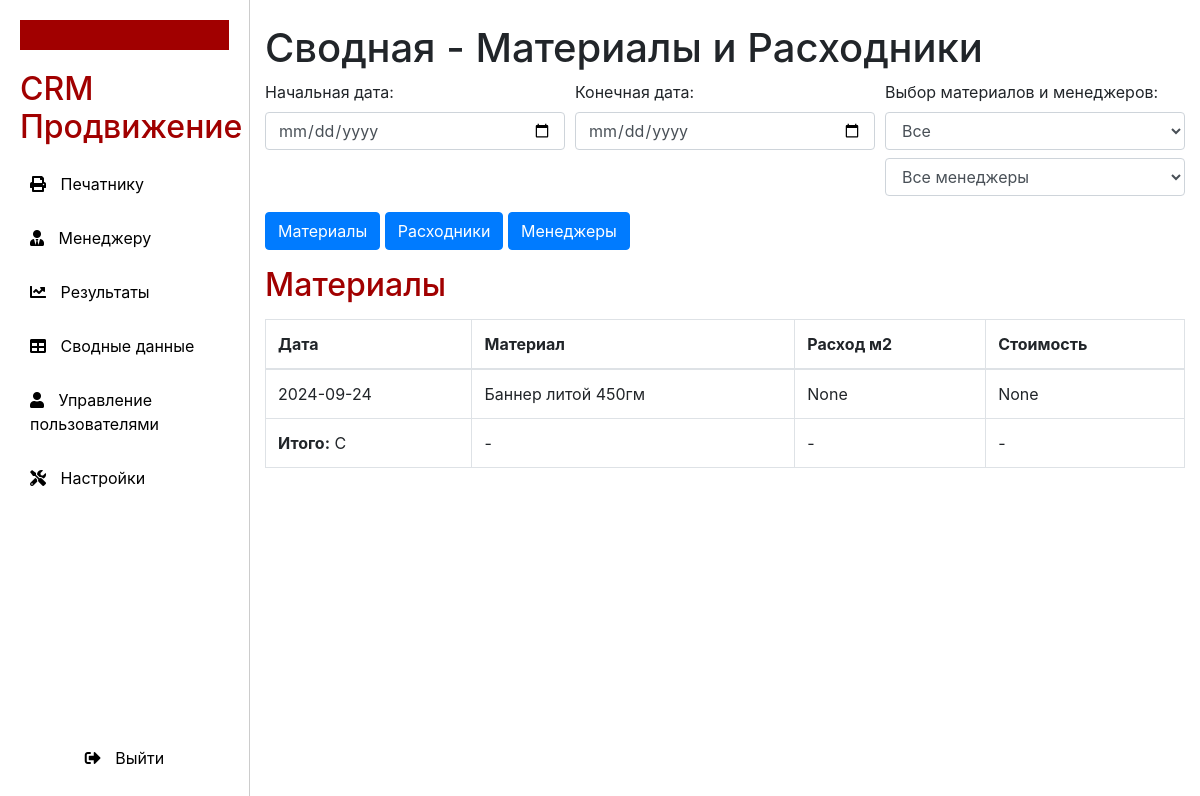
The app's page /summary (signed in), older data.
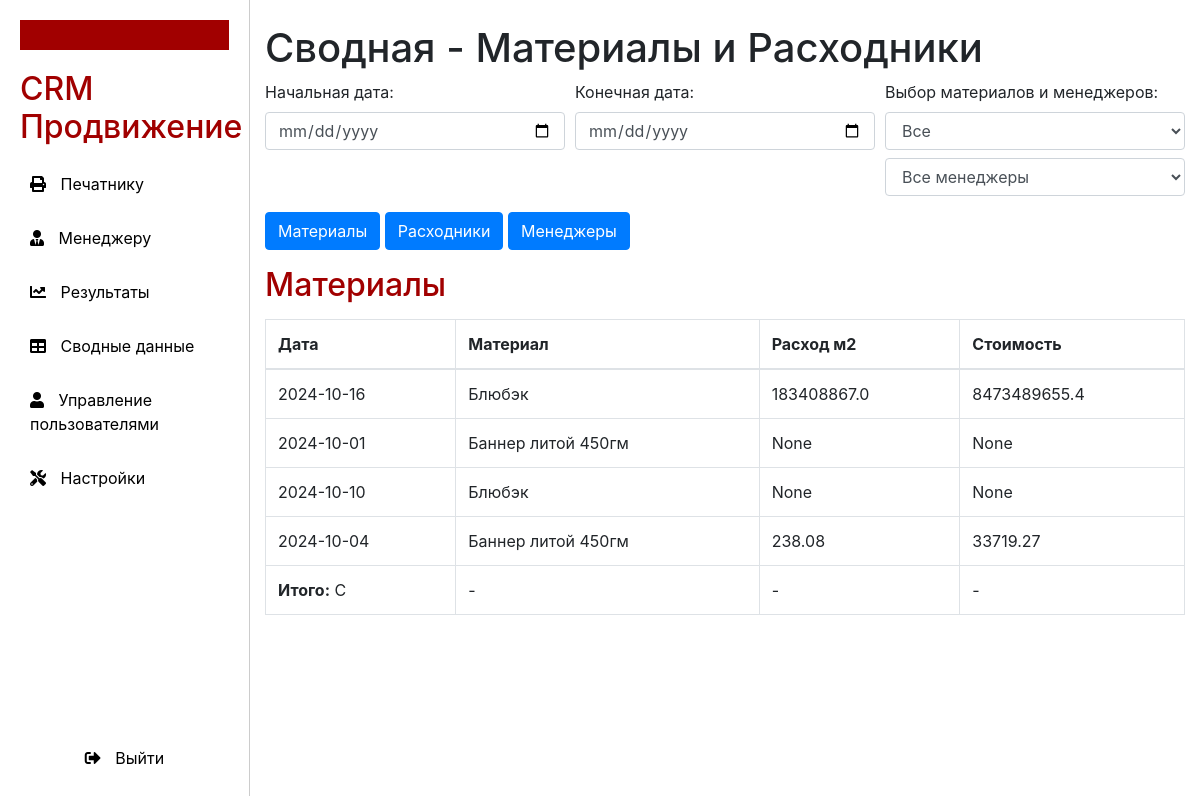
The same page, newer data.
### models.py (models this page shows)
class Order(Base):
    __tablename__ = 'orders'
    id = Column(Integer, primary_key=True, autoincrement=True)
    task_number = Column(Integer, nullable=False)
    date = Column(Date, nullable=False)
    subject = Column(String, nullable=False)
    material = Column(String, nullable=False)
    quantity = Column(Integer, nullable=False)
    performer = Column(String, nullable=False)
    print_width = Column(Float, nullable=False)
    print_height = Column(Float, nullable=False)
    canvas_width = Column(Float, nullable=False)
    canvas_length = Column(Float, nullable=False)
    eyelets = Column(String, nullable=False)
    spike = Column(String, nullable=False)
    reinforcement = Column(String, nullable=False)
    customer = Column(String, nullable=True)
    price_per_unit = Column(Integer, nullable=True)
    total_amount = Column(Integer, nullable=True)
    result: Mapped["Result"] = relationship(back_populates="order")

class Result(Base):
    __tablename__ = 'results'
    order_id = Column(Integer, ForeignKey('orders.id'), primary_key=True)
    total_print_area = Column(Float, nullable=True)
    total_canvas_area = Column(Float, nullable=True)
    total_paints = Column(Float, nullable=True)
    total_eyelets = Column(Integer, nullable=True)
    total_spikes = Column(Integer, nullable=True)
    total_reinforcements = Column(Integer, nullable=True)
    expenses_canvas = Column(Float, nullable=True)
    expenses_prints = Column(Float, nullable=True)
    expenses_eyelets = Column(Float, nullable=True)
    expenses_reinforcements = Column(Float, nullable=True)
    salary_printer = Column(Float, nullable=True)
    salary_eyelet_worker = Column(Float, nullable=True)
    salary_cutter = Column(Float, nullable=True)
    salary_welder = Column(Float, nullable=True)
    total_expenses = Column(Float, nullable=True)
    tax = Column(Float, nullable=True)
    margin = Column(Float, nullable=True)
    order: Mapped["Order"] = relationship(back_populates="result")

### main.py (the view)
@app.get("/summary", response_class=HTMLResponse)
def summary_page(
        request: Request,
        db: Session = Depends(get_db),  # Подключение к БД
        current_user: User = Depends(get_current_user)  # Получаем текущего пользователя
):
    check_role_access(current_user, {Role.superuser, Role.admin})
    if current_user.role in {Role.superuser, Role.admin}:
        orders = db.query(Order).order_by(Order.id.desc()).all()
    else:
        orders = db.query(Order).filter(Order.user_id == current_user.id).order_by(Order.id.desc()).all()
    results = db.query(Result).order_by(Result.order_id.desc()).all()
    settings = db.query(Settings).order_by(Settings.id.desc()).all()
    actual_settings = settings[0] if settings else None
    settings_el = (
        db.query(Settings)
        .filter(Settings.updated_at <= datetime.utcnow())
        .order_by(Settings.updated_at.desc())
        .first()
    )
    return templates.TemplateResponse("summary.html", {
        "request": request,
        "results": results,
        "orders": orders,
        "user": current_user,
        "role": current_user.role.value,
        "settings": settings_el,
        "actual_settings": actual_settings
    })

### templates/summary.html (shortened to what this page needs)
{% extends "layout.html" %}
{% block summary %}
<div class="container mt-4">
    <h1>Сводная - Материалы и Расходники</h1>
    <div class="form-row">
        <div class="form-group col-md-4">
            <label for="startDate">Начальная дата:</label>
            <input type="date" id="startDate" class="form-control">
        </div>
        <div class="form-group col-md-4">
            <label for="endDate">Конечная дата:</label>
            <input type="date" id="endDate" class="form-control">
        </div>
        <div class="form-group col-md-4">
            <label>Выбор материалов и менеджеров:</label>
            <select id="materialFilter" class="form-control">
                <option value="">Все</option>
            </select>
            <select id="managerFilter" class="form-control mt-2">
                <option value="">Все менеджеры</option>
            </select>
        </div>
    </div>
    <div>
        <button class="btn btn-primary" onclick="showTable('materialsTable')">Материалы</button>
        <button class="btn btn-primary" onclick="showTable('suppliesTable')">Расходники</button>
        <button class="btn btn-primary" onclick="showTable('managersTable')">Менеджеры</button>
    </div>
    <div id="materialsTable" class="table-container mt-3">
        <h2>Материалы</h2>
        <table class="table table-bordered">
            <thead>
                <tr>
                    <th>Дата</th>
                    <th>Материал</th>
                    <th>Расход м2</th>
                    <th>Стоимость</th>
                </tr>
            </thead>
            <tbody>
                {% for order in orders %}
                    <tr>
                        <td>{{ order.date.strftime("%Y-%m-%d") }}</td>
                        <td>{{ order.material }}</td>
                        <td>{{ order.result.total_canvas_area }}</td>
                        <td>{{ order.result.expenses_canvas }}</td>
                    </tr>
                {% endfor %}
            </tbody>
            <tfoot>
                <tr>
                    <td><strong>Итого:</strong> C </td>
                    <td>-</td>
                    <td id="totalMaterialArea">-</td>
                    <td id="totalMaterialCost">-</td>
                </tr>
            </tfoot>
        </table>
    </div>
</div>
{% endblock %}

Row changes from the older to the newer data that the page shows:
added Order: date "2024-10-16", material "Блюбэк", result.total_canvas_area "183408867.0", result.expenses_canvas "8473489655.4"
added Order: date "2024-10-01", material "Баннер литой 450гм", result.total_canvas_area "None", result.expenses_canvas "None"
added Order: date "2024-10-10", material "Блюбэк", result.total_canvas_area "None", result.expenses_canvas "None"
changed Order (number 4 of 4 on the later page): date "2024-09-24" → "2024-10-04"; result.total_canvas_area "None" → "238.08"; result.expenses_canvas "None" → "33719.27"
